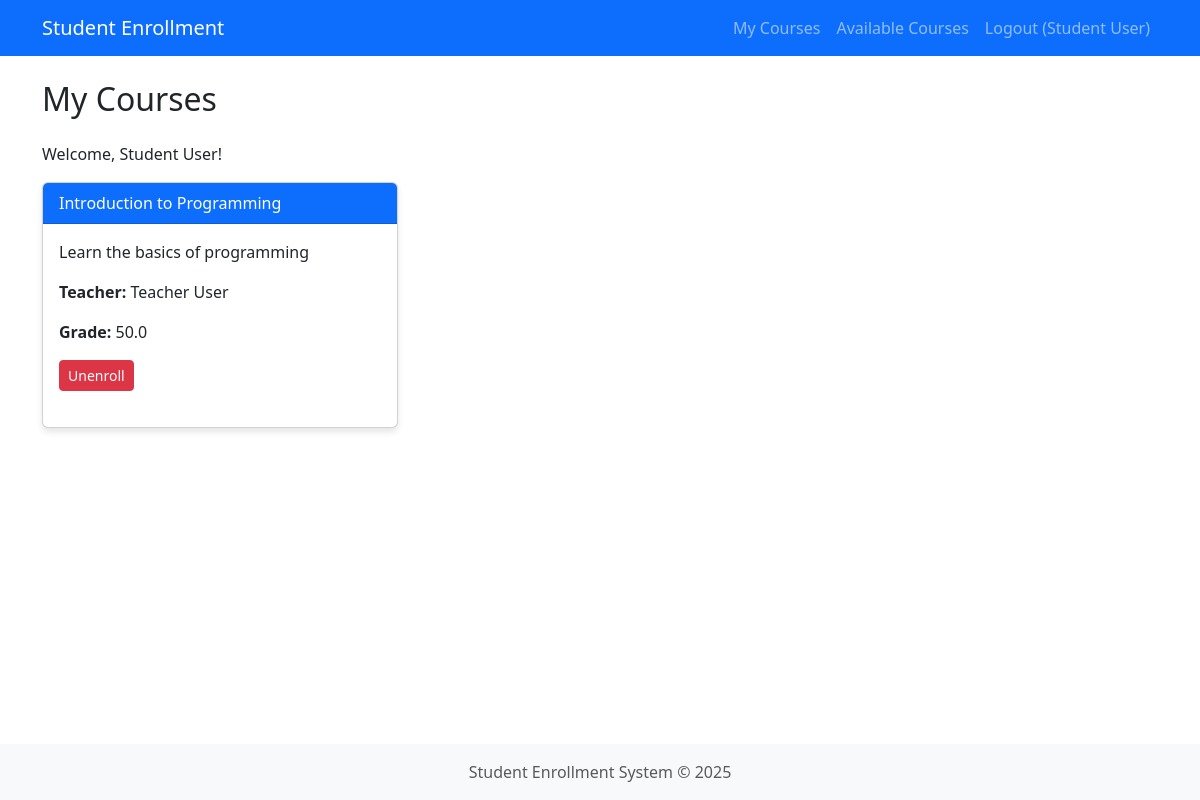
/student/dashboard (signed in), run on an earlier commit of the app's database.
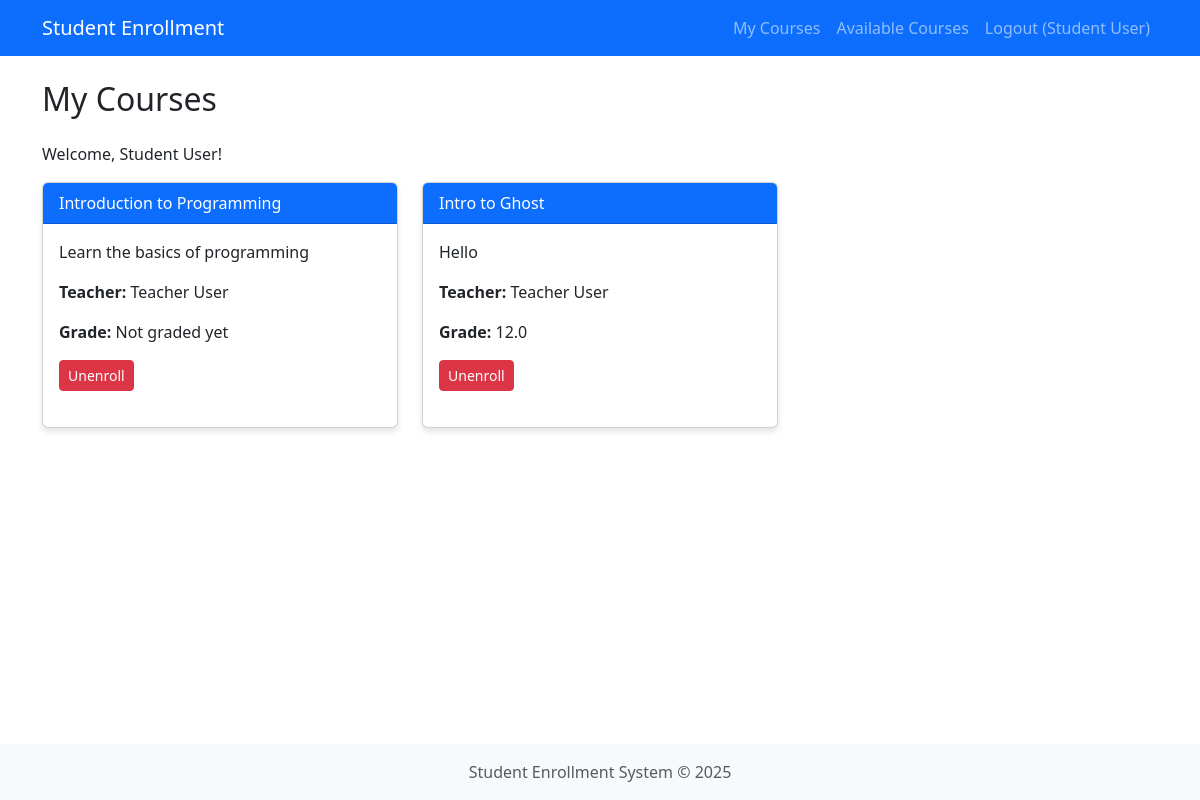
And on a later commit of the database.
### app.py (models this page shows, shortened)
class User(db.Model, UserMixin):
    id = db.Column(db.Integer, primary_key=True)
    email = db.Column(db.String(100), unique=True, nullable=False)
    name = db.Column(db.String(100), nullable=False)
    password = db.Column(db.String(200), nullable=False)
    role_id = db.Column(db.Integer, db.ForeignKey('role.id'), nullable=False)
    created_at = db.Column(db.DateTime, default=datetime.now)
    courses_teaching = db.relationship('Course', backref='teacher', lazy=True)
    enrollments = db.relationship('Enrollment', backref='student', lazy=True)

class Course(db.Model):
    id = db.Column(db.Integer, primary_key=True)
    name = db.Column(db.String(100), nullable=False)
    description = db.Column(db.Text, nullable=True)
    capacity = db.Column(db.Integer, default=30)
    teacher_id = db.Column(db.Integer, db.ForeignKey('user.id'), nullable=True)
    created_at = db.Column(db.DateTime, default=datetime.now)
    enrollments = db.relationship('Enrollment', backref='course', lazy=True, cascade="all, delete-orphan")

class Enrollment(db.Model):
    id = db.Column(db.Integer, primary_key=True)
    student_id = db.Column(db.Integer, db.ForeignKey('user.id'), nullable=False)
    course_id = db.Column(db.Integer, db.ForeignKey('course.id'), nullable=False)
    grade = db.Column(db.Float, nullable=True)
    enrollment_date = db.Column(db.DateTime, default=datetime.now)

### app.py (the view)
@app.route('/student/dashboard')
@login_required
@role_required('student')
def student_dashboard():
    enrollments = Enrollment.query.filter_by(student_id=current_user.id).all()
    enrolled_courses = [enrollment.course for enrollment in enrollments]
    return render_template('student/dashboard.html',
                           courses=enrolled_courses)

### app.py (called while the page is built)
@login_manager.user_loader
def load_user(user_id):
    return User.query.get(int(user_id))

def role_required(role_name):
    def decorator(f):
        @wraps(f)
        def decorated_function(*args, **kwargs):
            if not current_user.is_authenticated:
                return redirect(url_for('login'))
            if not current_user.role or current_user.role.name != role_name:
                flash('You do not have permission to access this page.', 'danger')
                return redirect(url_for('dashboard'))
            return f(*args, **kwargs)
        return decorated_function
    return decorator

### templates/student/dashboard.html (shortened to what this page needs)
{% extends 'base.html' %}
{% block content %}
<h2 class="mb-4">My Courses</h2>
<p>Welcome, {{ current_user.name }}!</p>
{% if courses %}
    <div class="row">
        {% for course in courses %}
            <div class="col-md-4 mb-4">
                <div class="card h-100">
                    <div class="card-header bg-primary text-white">
                        {{ course.name }}
                    </div>
                    <div class="card-body">
                        <p>{{ course.description }}</p>
                        <p><strong>Teacher:</strong> {{ course.teacher.name }}</p>
                        {% for enrollment in current_user.enrollments %}
                            {% if enrollment.course_id == course.id %}
                                <p>
                                    <strong>Grade:</strong>
                                    {% if enrollment.grade %}
                                        {{ enrollment.grade }}
                                    {% else %}
                                        Not graded yet
                                    {% endif %}
                                </p>
                                <form method="POST" action="{{ url_for('unenroll_course', course_id=course.id) }}"
                                      onsubmit="return confirm('Are you sure you want to unenroll from this course?');">
                                    <button type="submit" class="btn btn-danger btn-sm">Unenroll</button>
                                </form>
                            {% endif %}
                        {% endfor %}
                    </div>
                </div>
            </div>
        {% endfor %}
    </div>
{% else %}
    <div class="alert alert-info">
        You are not enrolled in any courses yet. <a href="{{ url_for('student_courses') }}">Browse available courses</a>.
    </div>
{% endif %}
{% endblock %}

### templates/base.html (shortened to what this page needs)
<!DOCTYPE html>
<html lang="en">
<head>
    <link href="https://cdn.jsdelivr.net/npm/bootstrap@5.3.0-alpha1/dist/css/bootstrap.min.css" rel="stylesheet">
</head>
<body>
    <nav class="navbar navbar-expand-lg navbar-dark bg-primary">
        <div class="container">
            <a class="navbar-brand" href="{{ url_for('dashboard') }}">Student Enrollment</a>
            <div class="collapse navbar-collapse" id="navbarNav">
                <ul class="navbar-nav ms-auto">
                    {% if current_user.is_authenticated %}
                        {% if current_user.role %}
                            {% if current_user.role.name == 'student' %}
                                <li class="nav-item">
                                    <a class="nav-link" href="{{ url_for('student_dashboard') }}">My Courses</a>
                                </li>
                                <li class="nav-item">
                                    <a class="nav-link" href="{{ url_for('student_courses') }}">Available Courses</a>
                                </li>
                            {% elif current_user.role.name == 'teacher' %}
                                <li class="nav-item">
                                    <a class="nav-link" href="{{ url_for('teacher_dashboard') }}">My Classes</a>
                                </li>
                            {% elif current_user.role.name == 'admin' %}
                                <li class="nav-item">
                                    <a class="nav-link" href="{{ url_for('admin.index') }}">Admin Panel</a>
                                </li>
                            {% endif %}
                        {% endif %}
                        <li class="nav-item">
                            <a class="nav-link" href="{{ url_for('logout') }}">Logout ({{ current_user.name }})</a>
                        </li>
                    {% endif %}
                </ul>
            </div>
        </div>
    </nav>
    <main class="container py-4">
        {% block content %}{% endblock %}
    </main>
    <footer class="text-center text-muted">
        <div class="container">
            <p class="mb-0">Student Enrollment System &copy; 2025</p>
        </div>
    </footer>
</body>
</html>

### templates/base.html (style rules this page uses)
body { min-height: 100vh; display: flex; flex-direction: column; }
main { flex: 1; }
footer { margin-top: auto; padding: 1rem 0; background-color: #f8f9fa; }
.card { margin-bottom: 20px; box-shadow: 0 4px 6px rgba(0,0,0,0.1); }

What changed in the data, as far as the page shows it:
changed Enrollment (number 1 of 2 on the later page): grade "50.0" → (not shown); now shows "Not graded yet"
added Course: name "Intro to Ghost", description "Hello", teacher.name "Teacher User"
added Enrollment: grade "12.0", shown under "Intro to Ghost"
